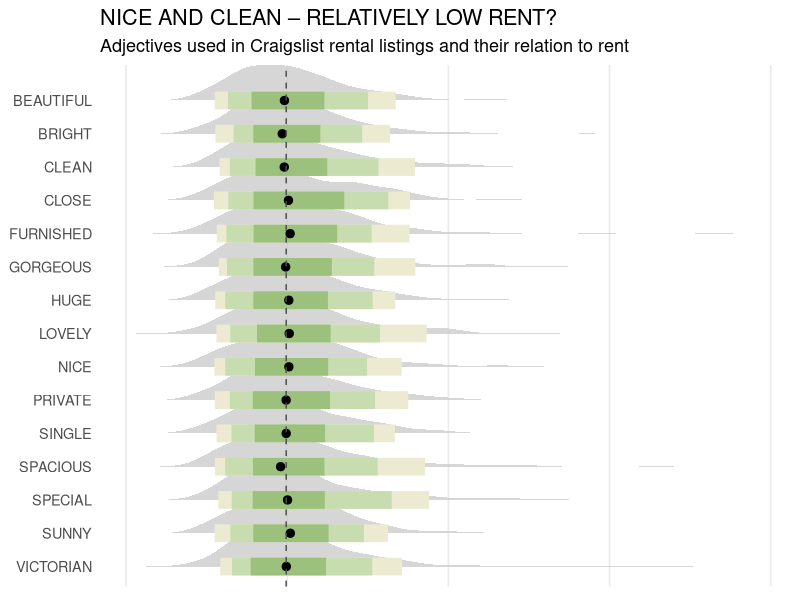
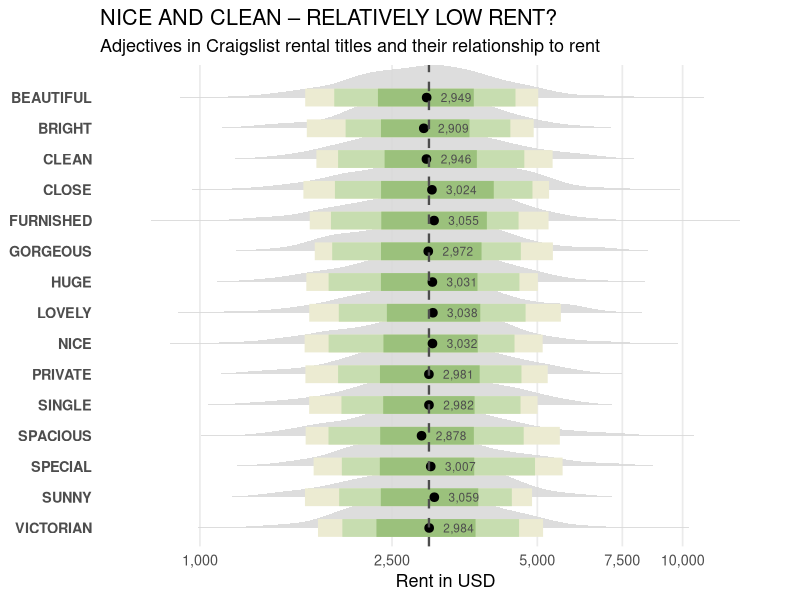
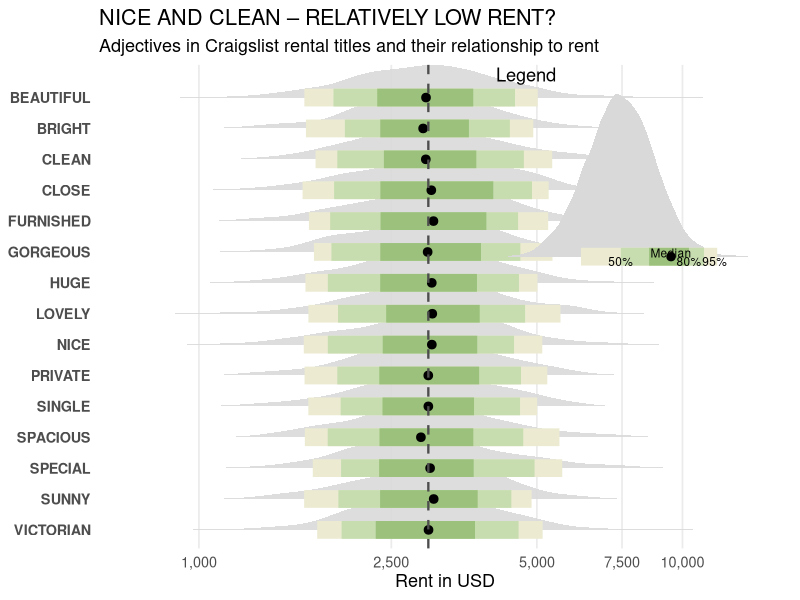

Write R code to recreate these figures, in order.


library(tidyverse)
library(ggridges)


# This is a ridgeline + quantile-interval + median dot chart.
# In ggplot2, it’s built by combining:
#   ggridges::geom_density_ridges() → grey distribution
# quantile bars (50%, 80%, 95%) → horizontal segments
# median point
# global median vertical line
# Below is a faithful ggplot2 reconstruction you can adapt to your data.



# Example data structure (matches chart logic)
# You need rent prices per adjective, not aggregated values.


set.seed(123)

df <- tibble(
  adjective = rep(c(
    "CLEAN","NICE","SPECIAL","SUNNY","CLOSE","BRIGHT","PRIVATE",
    "SPACIOUS","LOVELY","HUGE","BEAUTIFUL","VICTORIAN","SINGLE",
    "GORGEOUS","FURNISHED"
  ), each = 400),
  rent = rlnorm(6000, meanlog = 8, sdlog = 0.35)
)


# Compute summary statistics (quantiles + median)


stats <- df %>%
  group_by(adjective) %>%
  summarise(
    q05 = quantile(rent, 0.05),
    q10 = quantile(rent, 0.10),
    q25 = quantile(rent, 0.25),
    q50 = median(rent),
    q75 = quantile(rent, 0.75),
    q90 = quantile(rent, 0.90),
    q95 = quantile(rent, 0.95)
  )


# Global median (vertical dashed line)
global_median <- median(df$rent)




ggplot(df, aes(x = rent, y = fct_rev(adjective))) +
  
  # Distribution (grey ridgeline)
  geom_density_ridges(
    fill = "grey80",
    color = NA,
    alpha = 0.8,
    scale = 1.2
  ) +
  
  # 95% interval
  geom_segment(
    data = stats,
    aes(x = q05, xend = q95, y = adjective, yend = adjective),
    inherit.aes = FALSE,
    size = 6,
    color = "#ECEBD2"
  ) +
  
  # 80% interval
  geom_segment(
    data = stats,
    aes(x = q10, xend = q90, y = adjective, yend = adjective),
    inherit.aes = FALSE,
    size = 6,
    color = "#C7DDB0"
  ) +
  
  # 50% interval
  geom_segment(
    data = stats,
    aes(x = q25, xend = q75, y = adjective, yend = adjective),
    inherit.aes = FALSE,
    size = 6,
    color = "#9BC17C"
  ) +
  
  # Median point
  geom_point(
    data = stats,
    aes(x = q50, y = adjective),
    inherit.aes = FALSE,
    size = 2.5,
    color = "black"
  ) +
  
  # Global median line
  geom_vline(
    xintercept = global_median,
    linetype = "dashed",
    color = "grey30"
  ) +
  
  labs(
    title = "NICE AND CLEAN – RELATIVELY LOW RENT?",
    subtitle = "Adjectives used in Craigslist rental listings and their relation to rent",
    x = NULL,
    y = NULL
  ) +
  
  theme_minimal(base_size = 13) +
  theme(
    panel.grid.major.y = element_blank(),
    panel.grid.minor = element_blank(),
    axis.text.x = element_blank(),
    axis.ticks = element_blank()
  )

# 
# | Chart element   | ggplot layer              |
#   | --------------- | ------------------------- |
#   | Grey shape      | `geom_density_ridges()`   |
#   | 95% price range | `geom_segment(q05 → q95)` |
#   | 80% price range | `geom_segment(q10 → q90)` |
#   | 50% price range | `geom_segment(q25 → q75)` |
#   | Median dot      | `geom_point(q50)`         |
#   | Vertical median | `geom_vline()`            |
#   


# 
# Notes for production-quality match
# Use real rent values (not simulated)
# Adjust scale in geom_density_ridges() for spacing
# Use log-scale rents if long right tail:

# scale_x_log10()



# ----- Second method 


p=ggplot(df, aes(x = rent, y = fct_rev(adjective))) +
  
  # Grey rent distribution
  geom_density_ridges(
    fill = "grey85",
    color = NA,
    alpha = 0.9,
    scale = 1.15
  ) +
  
  # 95% range
  geom_segment(
    data = stats,
    aes(x = q05, xend = q95, y = adjective, yend = adjective),
    inherit.aes = FALSE,
    linewidth = 6,
    color = "#ECEBD2"
  ) +
  
  # 80% range
  geom_segment(
    data = stats,
    aes(x = q10, xend = q90, y = adjective, yend = adjective),
    inherit.aes = FALSE,
    linewidth = 6,
    color = "#C7DDB0"
  ) +
  
  # 50% range
  geom_segment(
    data = stats,
    aes(x = q25, xend = q75, y = adjective, yend = adjective),
    inherit.aes = FALSE,
    linewidth = 6,
    color = "#9BC17C"
  ) +
  
  # Median point
  geom_point(
    data = stats,
    aes(x = q50, y = adjective),
    inherit.aes = FALSE,
    size = 2.6,
    color = "black"
  ) +
  
  # Global median
  geom_vline(
    xintercept = global_median,
    linetype = "dashed",
    linewidth = 0.8,
    color = "grey30"
  ) +
  
  # Log scale (important for long tail)
  scale_x_log10(
    breaks = c(1000, 2500, 5000, 7500, 10000),
    labels = scales::comma
  ) +
  
  labs(
    title = "NICE AND CLEAN – RELATIVELY LOW RENT?",
    subtitle = "Adjectives in Craigslist rental titles and their relationship to rent",
    x = "Rent in USD",
    y = NULL
  ) +
  
  theme_minimal(base_size = 13) +
  theme(
    panel.grid.major.y = element_blank(),
    panel.grid.minor = element_blank(),
    axis.text.y = element_text(face = "bold"),
    axis.ticks = element_blank()
  )






# ============================= 3 with median legends display ========



ggplot(df, aes(x = rent, y = fct_rev(adjective))) +
  
  # Grey rent distribution
  geom_density_ridges(
    fill = "grey85",
    color = NA,
    alpha = 0.9,
    scale = 1.15
  ) +
  
  # 95% range
  geom_segment(
    data = stats,
    aes(x = q05, xend = q95, y = adjective, yend = adjective),
    inherit.aes = FALSE,
    linewidth = 6,
    color = "#ECEBD2"
  ) +
  
  # 80% range
  geom_segment(
    data = stats,
    aes(x = q10, xend = q90, y = adjective, yend = adjective),
    inherit.aes = FALSE,
    linewidth = 6,
    color = "#C7DDB0"
  ) +
  
  # 50% range
  geom_segment(
    data = stats,
    aes(x = q25, xend = q75, y = adjective, yend = adjective),
    inherit.aes = FALSE,
    linewidth = 6,
    color = "#9BC17C"
  ) +
  
  # Median point
  geom_point(
    data = stats,
    aes(x = q50, y = adjective),
    inherit.aes = FALSE,
    size = 2.6,
    color = "black"
  ) +
  
  # Median value label per adjective
  geom_text(
    data = stats,
    aes(
      x = q50 * 1.07,                 # push label slightly right (log-scale safe)
      y = adjective,
      label = scales::comma(round(q50))
    ),
    inherit.aes = FALSE,
    size = 3,
    color = "grey30",
    hjust = 0
  )+
  # Global median
  geom_vline(
    xintercept = global_median,
    linetype = "dashed",
    linewidth = 0.8,
    color = "grey30"
  ) +
  
  # Log scale (important for long tail)
  scale_x_log10(
    breaks = c(1000, 2500, 5000, 7500, 10000),
    labels = scales::comma
  ) +
  
  labs(
    title = "NICE AND CLEAN – RELATIVELY LOW RENT?",
    subtitle = "Adjectives in Craigslist rental titles and their relationship to rent",
    x = "Rent in USD",
    y = NULL
  ) +
  
  theme_minimal(base_size = 13) +
  theme(
    panel.grid.major.y = element_blank(),
    panel.grid.minor = element_blank(),
    axis.text.y = element_text(face = "bold"),
    axis.ticks = element_blank()
  )





# ================== 3.1rd method ============== patch work


bedrooms <- tibble(
  adjective = c(
    "CLEAN","NICE","SPECIAL","SUNNY","CLOSE","BRIGHT","PRIVATE",
    "SPACIOUS","LOVELY","HUGE","BEAUTIFUL","VICTORIAN","SINGLE",
    "GORGEOUS","FURNISHED"
  ),
  avg_bedrooms = c(1.9, 2.2, 1.7, 1.7, 2.0, 1.8, 1.8,
                   2.0, 2.2, 2.1, 2.3, 2.2, 3.0, 2.3, 1.8)
)


stats <- left_join(stats, bedrooms, by = "adjective")



# Step 2: Draw bedroom labels (left of plot)
geom_text(
  data = stats,
  aes(
    x = min(df$rent) * 0.75,
    y = adjective,
    label = paste0("(", avg_bedrooms, ")")
  ),
  inherit.aes = FALSE,
  size = 3.2,
  color = "grey30"
)



library(cowplot)


legend_plot <- ggplot() +
  
  # Distribution
  geom_density(
    aes(x = df$rent),
    fill = "grey85",
    color = NA
  ) +
  
  # Ranges
  geom_segment(aes(x = 2000, xend = 8000, y = 0, yend = 0),
               linewidth = 6, color = "#ECEBD2") +
  geom_segment(aes(x = 3000, xend = 7000, y = 0, yend = 0),
               linewidth = 6, color = "#C7DDB0") +
  geom_segment(aes(x = 4000, xend = 6000, y = 0, yend = 0),
               linewidth = 6, color = "#9BC17C") +
  
  # Median
  geom_point(aes(x = 5000, y = 0), size = 2.5) +
  
  annotate("text", x = 5000, y = 0.06, label = "Median", size = 3) +
  annotate("text", x = 3000, y = -0.08, label = "50%", size = 3) +
  annotate("text", x = 6000, y = -0.08, label = "80%", size = 3) +
  annotate("text", x = 7800, y = -0.08, label = "95%", size = 3) +
  
  scale_x_log10() +
  theme_void() +
  labs(title = "Legend")




final_plot <- ggdraw(p) +
  draw_plot(
    legend_plot,
    x = 0.62, y = 0.55,
    width = 0.33, height = 0.35
  )

final_plot
